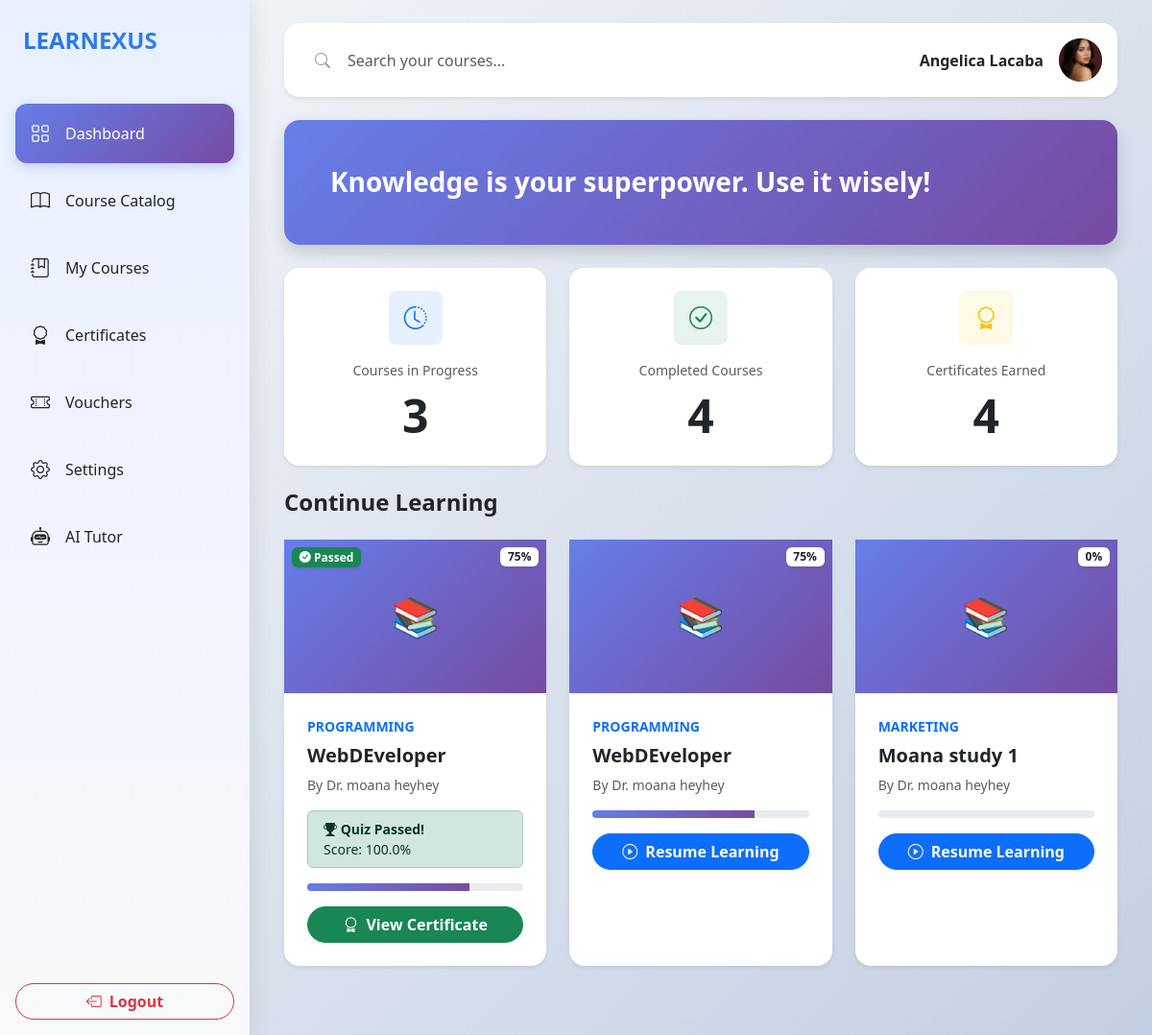
/student/dashboard.php (signed in), run on the app's committed database.
### tables this page shows
CREATE TABLE `users` (
  `userID` int(11) NOT NULL,
  `email` varchar(255) NOT NULL,
  `passwordHash` varchar(255) NOT NULL,
  `firstName` varchar(100) NOT NULL,
  `lastName` varchar(100) NOT NULL,
  `middleInitial` varchar(5) NOT NULL,
  `phone` varchar(20) DEFAULT NULL,
  `avatar` varchar(255) DEFAULT NULL,
  `phoneVerified` tinyint(1) DEFAULT 0,
  `emailVerified` tinyint(1) DEFAULT 0,
  `role` enum('student','instructor','admin') DEFAULT 'student',
  `status` enum('active','inactive','suspended') DEFAULT 'active',
  `createdAt` timestamp NOT NULL DEFAULT current_timestamp(),
  `studentNumber` varchar(50) DEFAULT NULL,
  `teacherNumber` varchar(50) DEFAULT NULL
);

CREATE TABLE `enrollments` (
  `enrollmentID` int(11) NOT NULL,
  `userID` int(11) NOT NULL,
  `courseID` int(11) NOT NULL,
  `paymentID` int(11) DEFAULT NULL,
  `progressPercentage` decimal(5,2) DEFAULT 0.00,
  `enrolledAt` timestamp NOT NULL DEFAULT current_timestamp(),
  `completedAt` timestamp NULL DEFAULT NULL,
  `status` enum('active','completed','dropped','pending') DEFAULT 'active'
);

CREATE TABLE `courses` (
  `courseID` int(11) NOT NULL,
  `teacherID` int(11) NOT NULL,
  `title` varchar(255) NOT NULL,
  `description` text DEFAULT NULL,
  `price` decimal(10,2) DEFAULT 0.00,
  `category` varchar(100) DEFAULT NULL,
  `status` enum('draft','published','archived') DEFAULT 'draft',
  `passingScore` int(11) DEFAULT 70,
  `createdAt` timestamp NOT NULL DEFAULT current_timestamp()
);

### student/dashboard.php (the view, shortened to what the rows shown need)
<?php
require_once '../database/db_connect.php';
$userID = $_SESSION['user_id'];
$stmt = $conn->prepare("SELECT avatar FROM users WHERE userID = ?");
$stmt->execute([$userID]);
$userAvatar = $stmt->fetchColumn();
$stmt = $conn->prepare("
    SELECT c.*,
           e.progressPercentage,
           e.enrolledAt,
           e.status,
           e.enrollmentID,
           CONCAT(u.firstName, ' ', u.lastName) as instructorName,
           q.quizID,
           q.title as quizTitle,
           latest_qr.resultID,
           latest_qr.passed,
           latest_qr.percentage as quizScore,
           latest_qr.status as quizStatus,
           latest_qr.takenAt
    FROM enrollments e
    JOIN courses c ON e.courseID = c.courseID
    JOIN users u ON c.teacherID = u.userID
    LEFT JOIN quizzes q ON q.courseID = c.courseID
    LEFT JOIN (
        SELECT qr1.*
        FROM quizresults qr1
        INNER JOIN (
            SELECT quizID, userID, MAX(takenAt) as maxTakenAt
            FROM quizresults
            GROUP BY quizID, userID
        ) qr2 ON qr1.quizID = qr2.quizID
              AND qr1.userID = qr2.userID
              AND qr1.takenAt = qr2.maxTakenAt
    ) latest_qr ON latest_qr.quizID = q.quizID AND latest_qr.userID = e.userID
    WHERE e.userID = ? AND e.status = 'active'
    ORDER BY e.enrolledAt DESC
");
$stmt->execute([$userID]);
$inProgressCourses = $stmt->fetchAll();
$studentMotivations = [
    "Keep learning—you're building a brighter future!",
    "Every study session brings you closer to success!",
    "Mistakes are proof that you are trying. Keep going!",
    "Knowledge is your superpower. Use it wisely!",
    "Stay curious and never stop exploring!",
    "Small steps every day lead to big achievements!",
    "Believe in yourself—you can do amazing things!",
    "Learning is a journey. Enjoy every step!",
    "Focus, practice, and grow every single day!",
    "Your effort today shapes your success tomorrow!"
];
$dailyMotivationStudent = $studentMotivations[date('z') % count($studentMotivations)];
?>
<!DOCTYPE html>
<html lang="en">
<head>
    <link href="https://cdn.jsdelivr.net/npm/bootstrap@5.3.3/dist/css/bootstrap.min.css" rel="stylesheet">
    <link rel="stylesheet" href="https://cdn.jsdelivr.net/npm/bootstrap-icons@1.11.1/font/bootstrap-icons.css">
</head>
<body>
    <main class="main-content p-3 p-lg-4">
        <div class="container-fluid">
            <div class="row mb-4">
                <div class="col-12">
                    <div class="card border-0 rounded-4 shadow-sm">
                        <div class="card-body p-3 d-flex justify-content-between align-items-center gap-3">
                            <div class="d-flex align-items-center gap-3" onclick="window.location.href='settings.php'" role="button" style="flex-shrink: 0;">
                                <div class="rounded-circle d-flex align-items-center justify-content-center text-white fw-bold"
                                     style="width: 45px; height: 45px; min-width: 45px; background: linear-gradient(135deg, #667eea, #764ba2);">
                                    <?php if (!empty($userAvatar) && file_exists($userAvatar)): ?>
                                        <img src="<?php echo htmlspecialchars($userAvatar); ?>" alt="Avatar"
                                             class="w-100 h-100 rounded-circle object-fit-cover">
                                    <?php else: ?>
                                        <?php echo strtoupper(substr($_SESSION['first_name'], 0, 1)); ?>
                                    <?php endif; ?>
                                </div>
                            </div>
                        </div>
                    </div>
                </div>
            </div>
            <div class="row mb-4">
                <div class="col-12">
                    <div class="card border-0 rounded-4 shadow text-white"
                         style="background: linear-gradient(135deg, #667eea 0%, #764ba2 100%);">
                        <div class="card-body p-4 p-lg-5">
                            <h2 class="h3 fw-bold mb-0"><?php echo $dailyMotivationStudent; ?></h2>
                        </div>
                    </div>
                </div>
            </div>
            <div class="row mb-3">
                <div class="col-12">
                    <h2 class="h4 fw-bold">Continue Learning</h2>
                </div>
            </div>
            <div class="row g-4 mb-5" id="coursesContainer">
                <?php if (count($inProgressCourses) > 0): ?>
                    <?php foreach ($inProgressCourses as $course): ?>
                        <div class="col-12 col-md-6 col-lg-4 course-card-wrapper"
                             data-course-title="<?php echo strtolower(htmlspecialchars($course['title'])); ?>"
                             data-course-category="<?php echo strtolower(htmlspecialchars($course['category'] ?? 'general')); ?>"
                             data-course-instructor="<?php echo strtolower(htmlspecialchars($course['instructorName'])); ?>">
                            <div class="card border-0 rounded-4 shadow-sm card-hover h-100">
                                <div class="course-header position-relative d-flex align-items-center justify-content-center">
                                    <span class="badge bg-white text-dark position-absolute top-0 end-0 m-2 shadow-sm fw-bold">
                                        <?php echo round($course['progressPercentage']); ?>%
                                    </span>
                                    <?php if ($course['resultID']): ?>
                                        <?php if ($course['passed'] == 1): ?>
                                            <span class="badge bg-success position-absolute top-0 start-0 m-2 shadow-sm">
                                                <i class="bi bi-check-circle-fill"></i> Passed
                                            </span>
                                        <?php elseif ($course['quizStatus'] == 'failed'): ?>
                                            <span class="badge bg-danger position-absolute top-0 start-0 m-2 shadow-sm">
                                                <i class="bi bi-x-circle-fill"></i> Failed
                                            </span>
                                        <?php else: ?>
                                            <span class="badge bg-warning position-absolute top-0 start-0 m-2 shadow-sm">
                                                <i class="bi bi-hourglass-split"></i> Pending
                                            </span>
                                        <?php endif; ?>
                                    <?php endif; ?>
                                    <span class="fs-1">📚</span>
                                </div>
                                <div class="card-body p-4">
                                    <p class="text-primary small text-uppercase fw-bold mb-2">
                                        <?php echo htmlspecialchars($course['category'] ?? 'General'); ?>
                                    </p>
                                    <h5 class="fw-bold mb-2"><?php echo htmlspecialchars($course['title']); ?></h5>
                                    <p class="text-muted small mb-3">By Dr. <?php echo htmlspecialchars($course['instructorName']); ?></p>
                                    <?php if ($course['resultID']): ?>
                                        <?php if ($course['passed'] == 1): ?>
                                            <div class="alert alert-success py-2 px-3 small mb-3">
                                                <i class="bi bi-trophy-fill"></i> <strong>Quiz Passed!</strong><br>
                                                Score: <?php echo number_format($course['quizScore'], 1); ?>%
                                            </div>
                                        <?php endif; ?>
                                    <?php endif; ?>
                                    <div class="progress mb-3" style="height: 8px;">
                                        <div class="progress-bar progress-gradient" role="progressbar"
                                             style="width: <?php echo $course['progressPercentage']; ?>%;">
                                        </div>
                                    </div>
                                    <?php if ($course['resultID'] && $course['quizStatus'] == 'failed'): ?>
                                        <button class="btn btn-warning w-100 rounded-pill fw-semibold"
                                                onclick="window.location.href='retake_course.php?id=<?php echo $course['courseID']; ?>'">
                                            <i class="bi bi-credit-card me-2"></i>Pay to Retake
                                        </button>
                                    <?php elseif ($course['passed'] == 1): ?>
                                        <button class="btn btn-success w-100 rounded-pill fw-semibold"
                                                onclick="window.location.href='view_certificate.php?courseID=<?php echo $course['courseID']; ?>'">
                                            <i class="bi bi-award me-2"></i>View Certificate
                                        </button>
                                    <?php else: ?>
                                        <button class="btn btn-primary w-100 rounded-pill fw-semibold"
                                                onclick="window.location.href='course_view.php?id=<?php echo $course['courseID']; ?>'">
                                            <i class="bi bi-play-circle me-2"></i>Resume Learning
                                        </button>
                                    <?php endif; ?>
                                </div>
                            </div>
                        </div>
                    <?php endforeach; ?>
                <?php endif; ?>
            </div>
        </div>
    </main>
</body>
</html>

### data on the page
users: avatar (picture)
enrollments: progressPercentage "75", shows "Passed", courseID.category "PROGRAMMING", courseID.title "WebDEveloper", instructorName "moana heyhey", quizScore "100.0"
enrollments: progressPercentage "0", courseID.category "MARKETING", courseID.title "Moana study 1", instructorName "moana heyhey"

### other printed values
$_SESSION['first_name'] . ' ' . $_SESSION['last_name'] "Angelica Lacaba"
$dailyMotivationStudent "Knowledge is your superpower. Use it wisely!"
count($inProgressCourses) "3"
$completedCount "4"
$certificatesCount "4"
